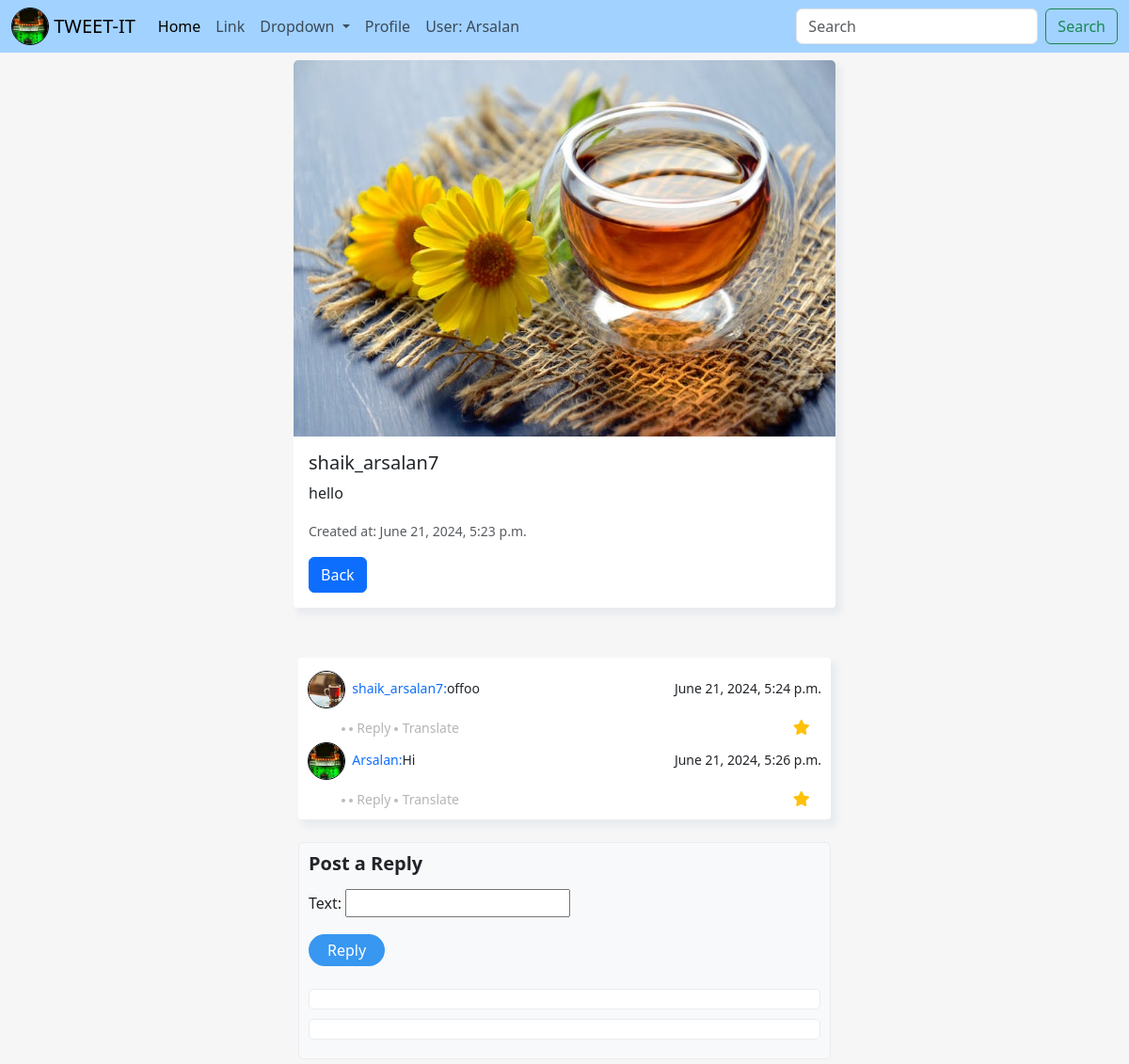
Page /tweet/5/ (signed in) on the committed database.
### main/models.py (models this page shows, shortened)
class Profile(models.Model):
    user = models.OneToOneField(settings.AUTH_USER_MODEL, on_delete=models.CASCADE)
    profile_pic = models.ImageField(upload_to='profile_pics/', blank=True, null=True)

class Tweet(models.Model):
    user = models.ForeignKey(settings.AUTH_USER_MODEL, on_delete=models.CASCADE)
    text = models.TextField(max_length=240)
    photo = models.ImageField(upload_to='photos/',null=True,blank=True)
    created_at = models.DateTimeField(default=timezone.now)
    updated_at = models.DateTimeField(default=timezone.now)

class Reply(models.Model):
    tweet = models.ForeignKey(Tweet, related_name='replies', on_delete=models.CASCADE)
    user = models.ForeignKey(settings.AUTH_USER_MODEL, on_delete=models.CASCADE)
    text = models.CharField(max_length=240)
    created_at = models.DateTimeField(default=timezone.now)

### main/views.py (the view)
# urls.py: path('tweet/<int:tweet_id>/', views.tweet_detail, name='tweet_detail'),
@login_required
def tweet_detail(request, tweet_id):
    tweet = get_object_or_404(Tweet, id=tweet_id)
    replies = tweet.replies.all()
    if request.method == 'POST':
        form = ReplyForm(request.POST)
        if form.is_valid():
            reply = form.save(commit=False)
            reply.tweet = tweet
            reply.user = request.user
            reply.save()
            return redirect('tweet_detail', tweet_id=tweet.id)
    else:
        form = ReplyForm()
    context = {
        'tweet': tweet,
        'replies': replies,
        'form': form,
    }
    return render(request, 'tweet_detail.html', context)

### main/forms.py
class ReplyForm(forms.ModelForm):
    class Meta:
        model = Reply
        fields = ['text']
        widgets = {
            'content': forms.Textarea(attrs={'rows': 3, 'placeholder': 'Add a comment...'}),
        }

### main/templates/tweet_detail.html (shortened to what this page needs)
{% extends 'base.html' %}
{% block start %}
<div class="container mt-2" style="max-width: 600px;">
    <div class="card">
        {% if tweet.photo %}
        <a href="#" onclick="openImage('{{ tweet.photo.url }}')">
            <img src="{{ tweet.photo.url }}" class="card-img-top" alt="Tweet Image" style="height: 400px; object-fit: cover;">
        </a>
        {% endif %}
        <div class="card-body">
            <h5 class="card-title">{{ tweet.user.username }}</h5>
            <p class="card-text">{{ tweet.text }}</p>
            <p class="card-text"><small class="text-muted">Created at: {{ tweet.created_at }}</small></p>
            <a href="/" class="btn btn-primary">Back</a>
        </div>
    </div>
    <div class="container mt-5" style="padding: 5px;">
        <div class="card" style="padding: 10px;">
            {% for reply in replies %}
            <div class="d-flex justify-content-between align-items-center">
                <div class="user d-flex flex-row align-items-center">
                    {% if reply.user.profile.profile_pic %}
                    <img src="{{ reply.user.profile.profile_pic.url }}" width="30" class="user-img rounded-circle mr-2 profile_pic">
                    <span><small class="font-weight-bold text-primary">&nbsp;&nbsp;{{ reply.user.username }}:</small></span>
                    {% endif %}
                    <small class="font-weight-bold">{{ reply.text }}</small>
                </div>
                <small>{{ reply.created_at }}</small>
            </div>
            <div class="action d-flex justify-content-between mt-2 align-items-center">
                <div class="reply px-4">
                    <span class="dots"></span>
                    <span class="dots"></span>
                    <small>Reply</small>
                    <span class="dots"></span>
                    <small>Translate</small>
                </div>
                <div class="icons align-items-center">
                    <i class="fa fa-star text-warning"></i>
                </div>
            </div>
            {% endfor %}
        </div>
        <div class="comment-section mt-4">
            <h5>Post a Reply</h5>
            <form method="post">
                <div class="form-group">
                    {{ form }}
                </div>
                <button type="submit" class="btn btn-primary mt-2">Reply</button>
            </form>
            <div class="comments mt-4">
                <div class="comment"></div>
                <div class="comment"></div>
            </div>
        </div>
    </div>
</div>
{% endblock %}

### main/templates/base.html (shortened to what this page needs)
{% load static %}
<!DOCTYPE html>
<html lang="en" data-bs-theme="light">
  <head>
    <link rel="stylesheet" href="https://cdnjs.cloudflare.com/ajax/libs/font-awesome/6.5.2/css/all.min.css" />
    <link
      href="https://cdn.jsdelivr.net/npm/bootstrap@5.3.3/dist/css/bootstrap.min.css"
      rel="stylesheet"
    />
    <link rel="stylesheet" href="{% static 'css/style.css' %}" />
  </head>
  <body>
    <nav class="navbar navbar-expand-lg " >
        <div class="container-fluid">
          {% if request.user.profile.profile_pic %}
            <img src="{{ request.user.profile.profile_pic.url }}" class="profile-image" alt="Profile Image" style="height: 40px; width: 40px;">
        {% endif %}
          <a class="navbar-brand" href="#"> &nbsp;TWEET-IT</a>
          <div class="collapse navbar-collapse" id="navbarSupportedContent">
            <ul class="navbar-nav me-auto mb-2 mb-lg-0">
              <li class="nav-item">
                <a class="nav-link active" aria-current="page" href="/">Home</a>
              </li>
              <li class="nav-item">
                <a class="nav-link" href="#">Link</a>
              </li>
              <li class="nav-item dropdown">
                <a class="nav-link dropdown-toggle" href="#" role="button" data-bs-toggle="dropdown" aria-expanded="false">
                  Dropdown
                </a>
              </li>
              <li class="nav-item">
                <a href="{% url 'profile' %}" class="nav-link">Profile</a>
              </li>
              <li class="nav-item">
  <a href="#" class="nav-link">User: {{user.username}}</a>
              </li>
            </ul>
            <form class="d-flex" role="search">
              <input class="form-control me-2" type="search" placeholder="Search" aria-label="Search" name="search">
              <button class="btn btn-outline-success" type="submit">Search</button>
            </form>
          </div>
        </div>
      </nav>
      {% block start %}
    {% endblock %}
  </body>
</html>

### main/static/css/style.css (style rules this page uses)
.card-img-top { object-fit: cover; }
.mobile-menu li, a { color: #000; }
.profile_pic { width: 40px; height: 40px; border-radius: 50%; object-fit: cover; border: 0.5px solid black; }
a { text-decoration: none; }
.profile-image { width: 200px; height: 200px; border: 0.5px solid black; border-radius: 50%; object-fit: cover; }
.card-img-top { max-width: 100%; height: auto; }
.navbar { background-color: #a2d2ff; position: sticky; top: 0; z-index: 99999; }
.comment-section { width: 100%; max-width: 600px; margin: 0 auto; padding: 10px; background-color: #f8f9fa; border: 1px solid #e9ecef; border-radius: 5px; }
.comment-section h5 { margin-bottom: 15px; font-weight: bold; }
.comment-section .form-group { margin-bottom: 10px; }
.comment-section .btn-primary { background-color: #3897f0; border: none; border-radius: 20px; padding: 5px 20px; }
.comments { margin-top: 20px; }
.comment { margin-bottom: 10px; padding: 10px; background-color: #fff; border: 1px solid #e9ecef; border-radius: 5px; }
body { background-color: #f7f6f6 }
.card { border: none; box-shadow: 5px 6px 6px 2px #e9ecef; border-radius: 4px; }
.dots { height: 4px; width: 4px; margin-bottom: 2px; background-color: #bbb; border-radius: 50%; display: inline-block; }
.user-img { margin-top: 4px; }
.icons i { margin-left: 8px; }
.reply { margin-left: 12px; }
.reply small { color: #b7b4b4; }

### main/templates/base.html (style rules this page uses)
.card-img-top { object-fit: cover; }
.mobile-menu li, a { color: #000; }
.profile_pic { width: 40px; height: 40px; border-radius: 50%; object-fit: cover; border: 0.5px solid black; }
a { text-decoration: none; }
.profile-image { width: 200px; height: 200px; border: 0.5px solid black; border-radius: 50%; object-fit: cover; }
.card-img-top { max-width: 100%; height: auto; }
.navbar { background-color: #a2d2ff; position: sticky; top: 0; z-index: 99999; }
.comment-section { width: 100%; max-width: 600px; margin: 0 auto; padding: 10px; background-color: #f8f9fa; border: 1px solid #e9ecef; border-radius: 5px; }
.comment-section h5 { margin-bottom: 15px; font-weight: bold; }
.comment-section .form-group { margin-bottom: 10px; }
.comment-section .btn-primary { background-color: #3897f0; border: none; border-radius: 20px; padding: 5px 20px; }
.comments { margin-top: 20px; }
.comment { margin-bottom: 10px; padding: 10px; background-color: #fff; border: 1px solid #e9ecef; border-radius: 5px; }
body { background-color: #f7f6f6 }
.card { border: none; box-shadow: 5px 6px 6px 2px #e9ecef; border-radius: 4px; }
.dots { height: 4px; width: 4px; margin-bottom: 2px; background-color: #bbb; border-radius: 50%; display: inline-block; }
.user-img { margin-top: 4px; }
.icons i { margin-left: 8px; }
.reply { margin-left: 12px; }
.reply small { color: #b7b4b4; }

### rows in the picture
Tweet: photo (picture), user.username "shaik_arsalan7", text "hello", created_at "June 21, 2024, 5:23 p.m."
Reply: user.profile.profile_pic (picture), user.username "shaik_arsalan7", text "offoo", created_at "June 21, 2024, 5:24 p.m."
Reply: user.profile.profile_pic (picture), user.username "Arsalan", text "Hi", created_at "June 21, 2024, 5:26 p.m."

### other values in the picture
{{ user.username }} "Arsalan"
